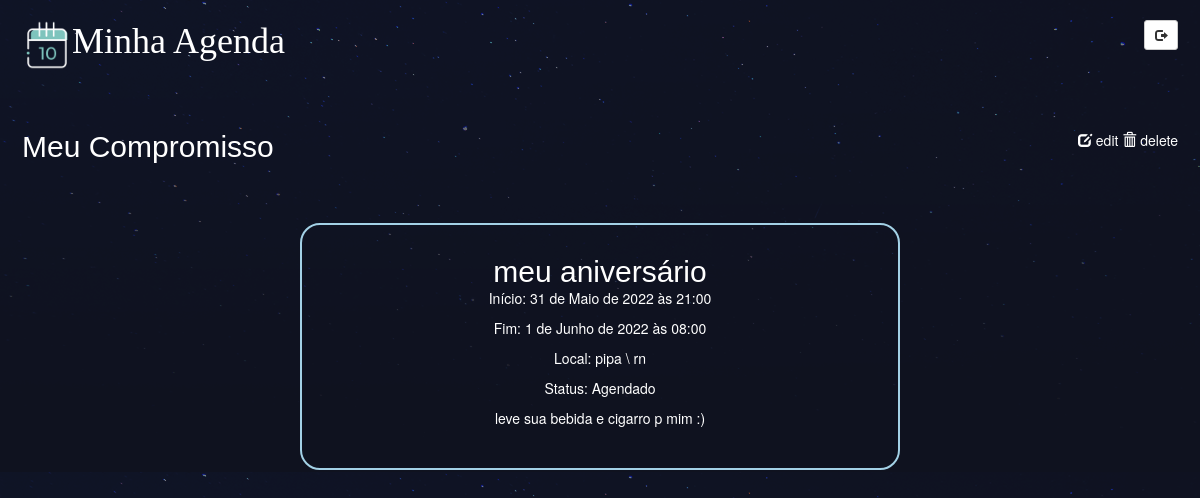
Screenshot of /compromissos/compromisso/13/ (signed in) with the database file from the repository.
### compromisso/models.py (models this page shows, shortened)
class Compromisso(models.Model):
    nome = models.CharField(max_length=100)
    local = models.CharField(max_length=100)
    obs = models.TextField(blank=True)
    AG = 'Agendado'
    RL = 'Realizado'
    CL = 'Cancelado'
    status = models.CharField(max_length=20, choices=[(AG, 'Agendado'), (RL, 'Realizado'), (CL, 'Cancelado')],
                              default='Agendado')
    data_inicial = models.DateTimeField()
    data_final = models.DateTimeField()
    autor = models.ForeignKey(User, default=None, on_delete=models.CASCADE)

### compromisso/views.py (the view)
# urls.py: path('compromisso/<int:comp_id>/', views.compromisso_visualiza, name="visualiza"),
@login_required(login_url="/accounts/login/")
def compromisso_visualiza(request, comp_id):
    compromisso = Compromisso.objects.get(id=comp_id)
    now = timezone.now()
    if compromisso.data_final < now:
        compromisso.status = 'Realizado'
    return render(request, 'compromisso/compromisso_visualiza.html', {'compromisso': compromisso})

### compromisso/templates/compromisso/compromisso_visualiza.html
{% extends 'base_layout.html'%}
{% block content %}
<header>
        <h2>Meu Compromisso</h2>
        <nav>
        <li>
                <a class="editacomprbotao" href="{% url 'compromisso:edita' comp_id=compromisso.id %}">
                        <span class="glyphicon glyphicon-edit"></span> edit
                </a>
                <a class="excluicomprbotao" href="{% url 'compromisso:deleta' comp_id=compromisso.id %}">
                        <span class="glyphicon glyphicon-trash"></span> delete
                </a>
        </li>
        </nav>
</header>
<div class="compromisso-visualiza-wrapper">
        <div class="compromisso-visualiza">
                <h2>{{ compromisso.nome }}</h2>
                <p>Início: {{ compromisso.data_inicial }}</p>
                <p>Fim: {{ compromisso.data_final }}</p>
                <p>Local: {{ compromisso.local }}</p>
                <p>Status: {{ compromisso.status }}</p>
                <p>{{ compromisso.obs }}</p>
        </div>
</div>
{% endblock %}

### assets/styles.css (style rules this page uses)
body { background-color: #0f121f; background-image: url(/static/stars.png); background-repeat-y: no-repeat; color: #fff; padding: 0 2px 0 2px; }
.compromisso-visualiza-wrapper { display: flex; align-items: center; justify-content: center; }
.compromisso-visualiza { width: 600px; border-radius: 20px; align-self: center; text-align: center; border: 2px solid #a3d1e6; margin: 40px; padding: 30px; }
h1,h2,h3,h4,h5 { font-weight: normal; margin: 0; }
h2,h3,h4,h5 { font-family: Helvetica; }
a, a:hover, a:visited { color: #fff; text-decoration: none; }
header { display: grid; align-self: center; grid-template-columns: 1fr 1fr; padding: 20px 0; }
nav { justify-self: end; }
nav li { display: inline-block; margin-left: 20px; }

### rows the page displays
Compromisso: nome "meu aniversário", data_inicial "31 de Maio de 2022 às 21:00", data_final "1 de Junho de 2022 às 08:00", local "pipa \\ rn", status "Agendado", obs "leve sua bebida e cigarro p mim :)"
